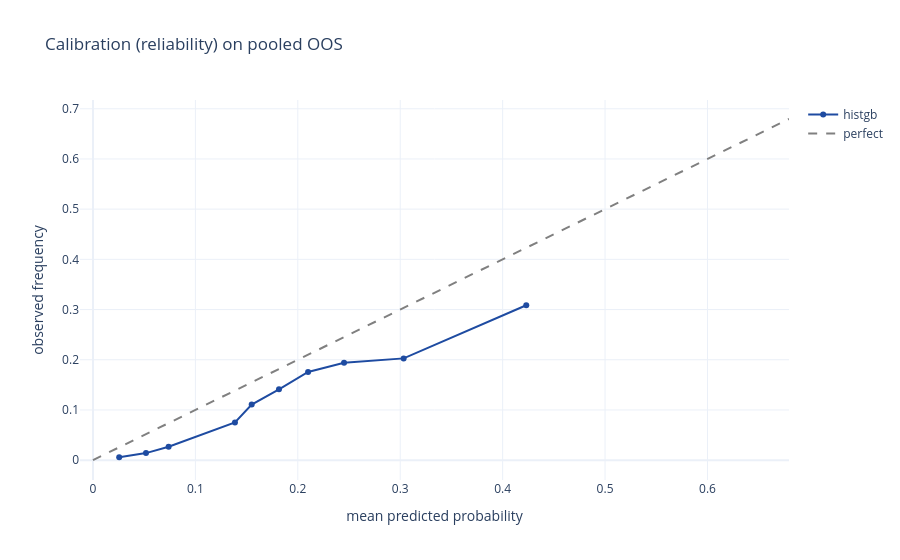

The notebook cell this image was saved under:
### Markdown cell above
## 3 - Pooled out-of-time predictions + calibration

Pool the per-fold OOS predictions (frozen retuned hp) into one decision-aligned
sample; report pooled KPIs and the reliability curve - the probabilities feed the
overbooking decision, so calibration matters as much as ranking.

### Code cell
_step("pooled out-of-time predictions...")
oos = T.walk_forward_predict(MODEL)
yv, pv = oos["y_true"].to_numpy(), oos["y_prob"].to_numpy()
print(f"pooled OOS: n={len(oos):,}  base-rate={yv.mean():.3f}  | "
      f"AUC={roc_auc_score(yv,pv):.4f}  AP={average_precision_score(yv,pv):.4f}  "
      f"Brier={brier_score_loss(yv,pv):.4f}")
from sklearn.calibration import calibration_curve
frac_pos, mean_pred = calibration_curve(yv, pv, n_bins=10, strategy="quantile")
fig = go.Figure()
fig.add_scatter(x=mean_pred, y=frac_pos, mode="lines+markers", name=MODEL, line=dict(color=BRAND["blue"]))
fig.add_scatter(x=[0, float(pv.max())], y=[0, float(pv.max())], mode="lines",
                name="perfect", line=dict(color="grey", dash="dash"))
fig.update_layout(title="Calibration (reliability) on pooled OOS",
                  xaxis_title="mean predicted probability", yaxis_title="observed frequency")
fig.show()

### Figure 1 — Plotly figure (JSON) as saved in the notebook; plotly's stock layout.template omitted (floating-point values rounded to 4 significant figures)
{"data": [{"line": {"color": "#1E4BA1"}, "mode": "lines+markers", "name": "histgb", "type": "scatter", "x": [0.02561, 0.05176, 0.07385, 0.1386, 0.155, 0.1816, 0.21, 0.2451, 0.3033, 0.4231], "y": [0.005752, 0.01399, 0.02659, 0.07499, 0.1108, 0.141, 0.1756, 0.1941, 0.2027, 0.3086]}, {"line": {"color": "grey", "dash": "dash"}, "mode": "lines", "name": "perfect", "type": "scatter", "x": [0, 0.6796], "y": [0, 0.6796]}], "layout": {"title": {"text": "Calibration (reliability) on pooled OOS"}, "xaxis": {"title": {"text": "mean predicted probability"}}, "yaxis": {"title": {"text": "observed frequency"}}}}
